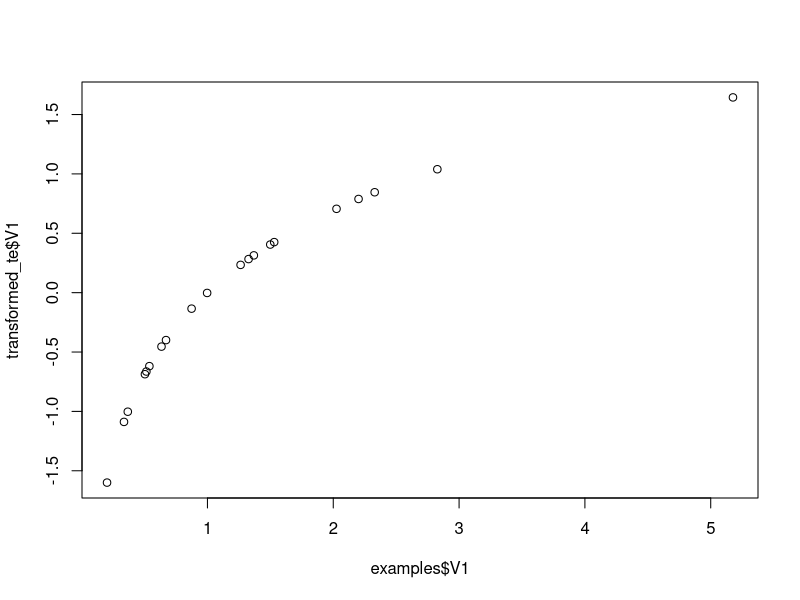

Here is the R script that generated this plot:
library(recipes)


### Name: step_log
### Title: Logarithmic Transformation
### Aliases: step_log tidy.step_log
### Keywords: datagen

### ** Examples

set.seed(313)
examples <- matrix(exp(rnorm(40)), ncol = 2)
examples <- as.data.frame(examples)

rec <- recipe(~ V1 + V2, data = examples)

log_trans <- rec  %>%
  step_log(all_predictors())

log_obj <- prep(log_trans, training = examples)

transformed_te <- bake(log_obj, examples)
plot(examples$V1, transformed_te$V1)

tidy(log_trans, number = 1)
tidy(log_obj, number = 1)

# using the signed argument with negative values

examples2 <- matrix(rnorm(40, sd = 5), ncol = 2)
examples2 <- as.data.frame(examples2)

recipe(~ V1 + V2, data = examples2) %>%
  step_log(all_predictors()) %>%
  prep(training = examples2) %>%
  bake(examples2)

recipe(~ V1 + V2, data = examples2) %>%
  step_log(all_predictors(), signed = TRUE) %>%
  prep(training = examples2) %>%
  bake(examples2)
